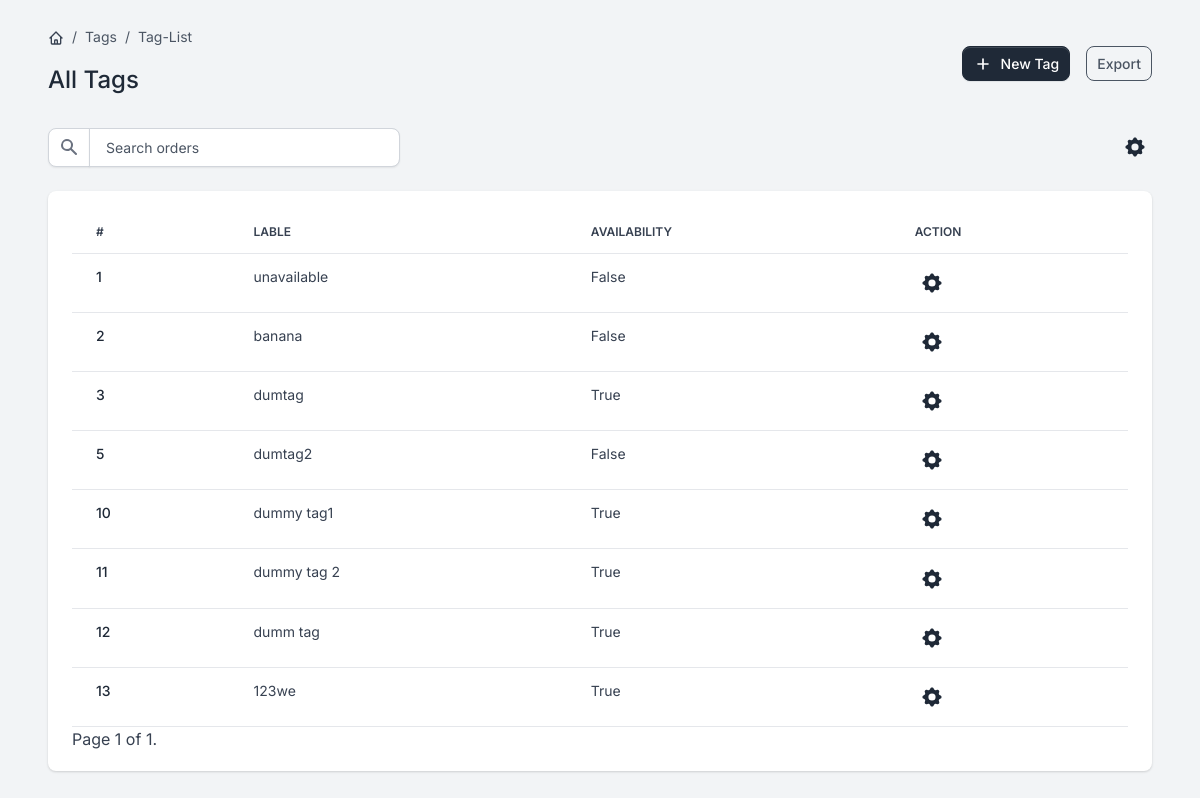
The app's page /tags/ (signed in), older data.
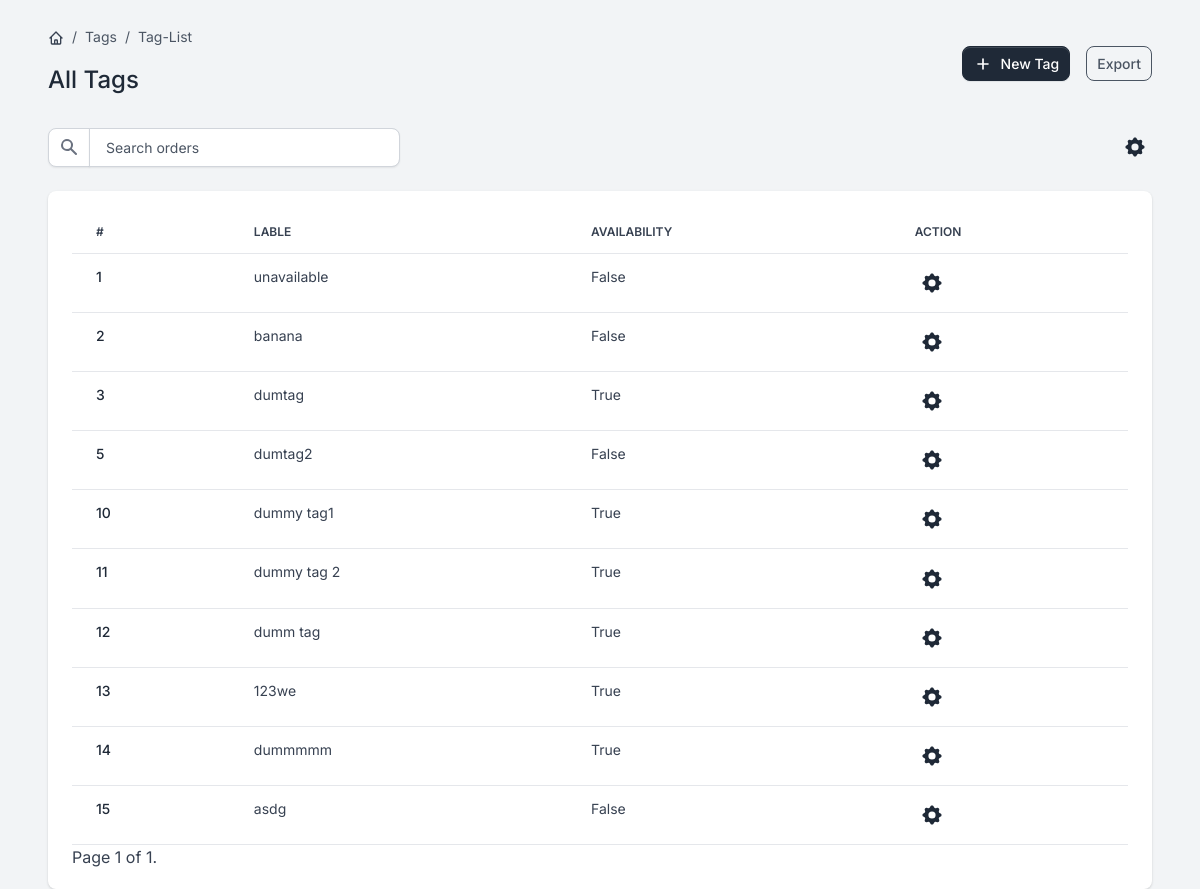
The same page, newer data.
### tag/models.py (models this page shows, shortened)
class Tag(BaseModel):
    label = models.CharField(max_length=255)
    available = models.BooleanField(default=True)

### tag/views.py (the view)
# urls.py: path('', views.TagListView.as_view(), name='tag'),
class TagListView(StaffSuperuserRequiredMixin, ListView):
    model = Tag
    template_name = 'Tag_ListTemplate.html'
    context_object_name = 'tags'
    paginate_by = 10

### core/models.py (called while the page is built)
    def get_queryset(self):
        return super().get_queryset().filter(deleted_at__isnull=True)

### tag/views.py (called while the page is built)
    def test_func(self):
        return self.request.user.is_staff or self.request.user.is_superuser

### templates/Tag_ListTemplate.html (shortened to what this page needs)
{% extends "base.html" %}
{% block content %}
  <div class="d-flex justify-content-between flex-wrap flex-md-nowrap align-items-center py-4 mx-5">
      <div class="d-block mb-4 mb-md-0">
          <nav aria-label="breadcrumb" class="d-none d-md-inline-block">
              <ol class="breadcrumb breadcrumb-dark breadcrumb-transparent">
                  <li class="breadcrumb-item">
                      <a href="{% url 'core:home' %}">
                      </a>
                  </li>
                  <li class="breadcrumb-item active" aria-current="page">Tags</li>
                  <li class="breadcrumb-item active" aria-current="page">Tag-List</li>
              </ol>
          </nav>
          <h2 class="h4">All Tags</h2>
      </div>
      <div class="btn-toolbar mb-2 mb-md-0">
          <a href="{% url 'tags:create-tag' %}" class="btn btn-sm btn-gray-800 d-inline-flex align-items-center">
              <svg class="icon icon-xs me-2" fill="none" stroke="currentColor" viewBox="0 0 24 24" xmlns="http://www.w3.org/2000/svg"><path stroke-linecap="round" stroke-linejoin="round" stroke-width="2" d="M12 6v6m0 0v6m0-6h6m-6 0H6"></path></svg>
              New Tag
          </a>
          <div class="btn-group ms-2 ms-lg-3">
              <button type="button" class="btn btn-sm btn-outline-gray-600">Export</button>
          </div>
      </div>
  </div>
  <div class="table-settings mb-4 mx-5">
      <div class="row align-items-center justify-content-between">
          <div class="col col-md-6 col-lg-3 col-xl-4">
              <div class="input-group me-2 me-lg-3 fmxw-400">
                  <span class="input-group-text">
                  </span>
                  <input type="text" class="form-control" placeholder="Search orders">
              </div>
          </div>
          <div class="col-4 col-md-2 col-xl-1 ps-md-0 text-end">
              <div class="dropdown">
                  <button class="btn btn-link text-dark dropdown-toggle dropdown-toggle-split m-0 p-1" data-bs-toggle="dropdown" aria-haspopup="true" aria-expanded="false">
                  </button>
              </div>
          </div>
      </div>
  </div>
  <div class="card card-body border-0 shadow table-wrapper table-responsive mx-5">
      <table class="table table-hover">
          <thead>
              <tr>
                  <th class="border-gray-200">#</th>
                  <th class="border-gray-200">Lable</th>
                  <th class="border-gray-200">Availability</th>
                  <th class="border-gray-200">Action</th>
              </tr>
          </thead>
          <tbody>
              {% for tag in tags %}
              <tr>
                  <td>
                      <a href="#" class="fw-bold">
                          {{ tag.id }}
                      </a>
                  </td>
                  <td>
                      <span class="fw-normal">{{ tag.label }}</span>
                  </td>
                  <td><span class="fw-normal">{{ tag.available }}</span></td>
<td class="flex justify-content-center">
     <div class="col-4 col-md-2 col-xl-1 ps-md-0 text-end">
              <div class="dropdown">
                  <button class="btn btn-link text-dark dropdown-toggle dropdown-toggle-split m-0 p-1" data-bs-toggle="dropdown" aria-haspopup="true" aria-expanded="false">
                  </button>
              </div>
          </div>
</td>
              </tr>
          {% endfor %}
          </tbody>
      </table>
<div>
  <span>
    <span>
      Page {{ page_obj.number }} of {{ page_obj.paginator.num_pages }}.
    </span>
  </span>
</div>
  </div>
{% endblock content %}

Row changes from the older to the newer data that the page shows:
added Tag: id "14", label "dummmmm", available "True"
added Tag: id "15", label "asdg", available "False"
